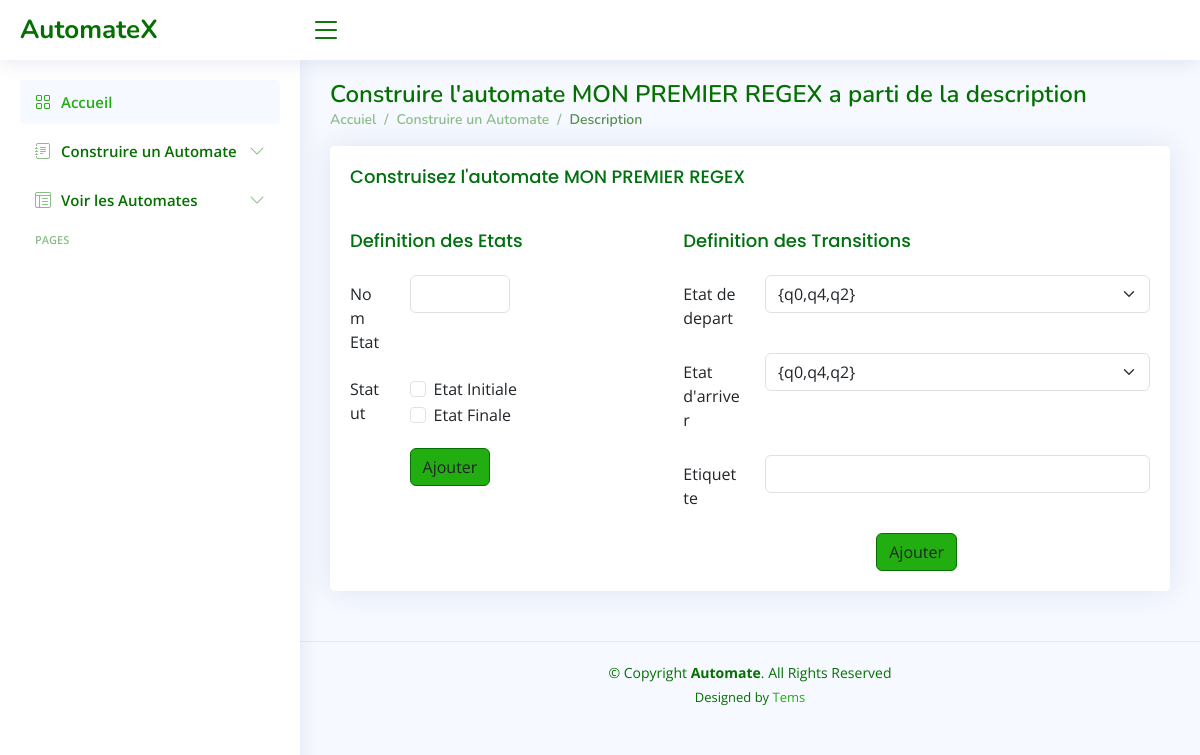
Before: /editer_description/16 with the older database file.
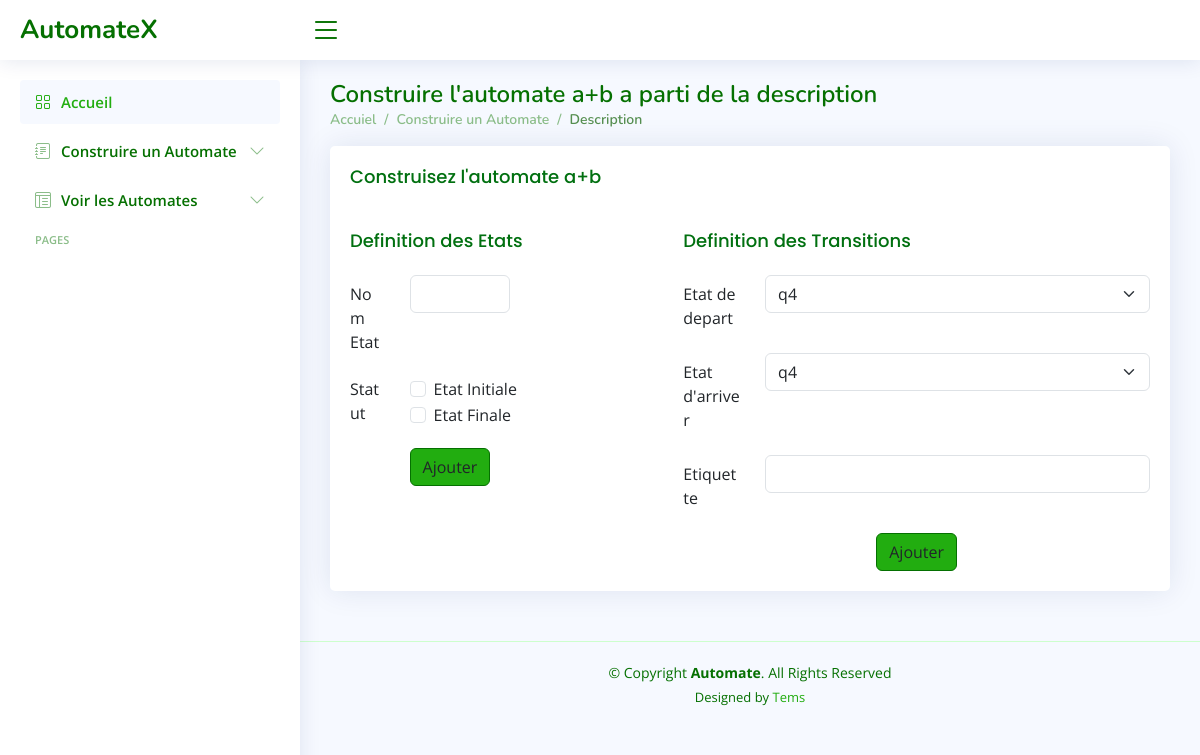
After: the same page with the newer database file.
### AutomateApp/models.py (models this page shows, shortened)
class Automate(models.Model):
    nom = models.CharField(max_length=100)
    date=models.DateField(auto_now=True,editable=False)

### AutomateApp/views.py (the view, shortened to what this page needs)
# urls.py: path('editer_description/<int:automate_id>', editer_description, name='editer_description'),
def editer_description(request, automate_id):
    automate = get_object_or_404(Automate, id=automate_id)
    etats = Etat.objects.filter(automate=automate)
    transitions = Transition.objects.filter(etat_depart__automate=automate)
    return render(request, 'AutomateApp/description.html', {'automate': automate, 'etats': etats, 'transitions': transitions})

### AutomateApp/templates/AutomateApp/description.html (shortened to what the changed rows need)
{% extends "base.html" %}
{% block body %}
{% load static %}
  <main id="main" class="main">
    <div class="pagetitle">
      <h1>Construire l'automate {{automate.nom}} a parti de la description</h1>
      <nav>
        <ol class="breadcrumb">
        </ol>
      </nav>
    </div>
    <section class="section">
      <div class="row">
        <div class="col-lg-12">
          <div class="card" >
            <div class="card-body" >
              <h5 class="card-title">Construisez l'automate {{automate.nom}}</h5>
              <div class="etat" >
              <div style="width: 500px;">
            </div>
            <div style="width: 700px;">
              <form method="post" action="{% url 'editer_description' automate.id %}">
                <div class="row mb-3">
                  <div class="col-sm-10">
                    <select name="etat_depart" required class="form-select">
                      {% for etat in etats %}
                      <option value="{{ etat.id }}">{{ etat.nom }}</option>
                      {% endfor %}
                  </select>
                  </div>
                </div>
                <div class="row mb-3">
                  <div class="col-sm-10">
                    <select name="etat_arrivee" required class="form-select">
                      {% for etat in etats %}
                      <option value="{{ etat.id }}">{{ etat.nom }}</option>
                      {% endfor %}
                  </select>
                  </div>
                </div>
              </form>
            </div>
            </div>
          </div>
        </div>
        </div>
      </div>
    </section>
  </main>
  {% endblock %}

Changed rows visible on the page:
changed Automate: nom "MON PREMIER REGEX" → "a+b"
Other visible differences:
form field etat_depart: "{q0,q4,q2}" → "q4"
form field etat_arrivee: "{q0,q4,q2}" → "q4"
